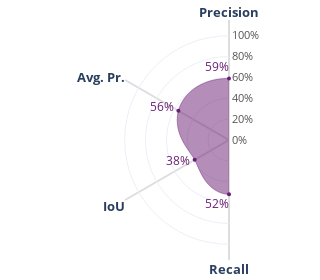

Notebook source saved alongside this figure:
### Code cell
colors = {
    "Microaneurysms": PURPLE4,
    "Hemorrhages": PURPLE4,
    "Exudates": PURPLE2,
    "Vessels": TEAL4,
    "Macula": TEAL1,
    "Optic Disc": TEAL2,
    "Optic Cup": TEAL2,
}
left_biomarkers = ["Microaneurysms", "Exudates", "Optic Disc", "Macula"]

metrics = {"Avg. Pr.": 0, "Precision": 90, "IoU": 180, "Recall": 270}
metrics = {"Precision": 0, "Avg. Pr.": 60, "IoU": 120, "Recall": 180}


def smooth_spline(thetas, radi, close=False, n=100):
    t0 = thetas[0]
    theta = []

    if close:
        thetas = thetas + [360]
        radi = list(radi) + [radi[0]]

    interpolation = scinterp.CubicSpline(
        thetas, radi, bc_type="periodic" if close else "clamped"
    )

    for t in thetas[1:]:
        theta += [np.linspace(t0, t, n)]
        t0 = t
    theta = np.concatenate(theta)

    return theta, interpolation(theta)


metrics_thetas = list(metrics.values())
metrics_name = list(metrics.keys())
metrics_bold = list(f"<b>{m}</b>" for m in metrics)
metrics_bold[0] = " " * 5 + metrics_bold[0] + " " * 5
metrics_bold[3] = " " * 5 + metrics_bold[3] + " " * 5


for i, (type, color) in enumerate(colors.items()):
    fig = go.Figure()
    data = perfs.loc[perfs["type"] == type]
    RIGHT = type not in left_biomarkers

    if RIGHT:
        thetas = metrics_thetas
    else:
        thetas = [_ + 90 for _ in metrics_thetas]
    metrics_value = data[metrics_name].values[0]
    smooth_theta, smooth_r = smooth_spline(metrics_thetas, metrics_value, close=False)
    fig.add_trace(
        go.Scatterpolar(
            theta=smooth_theta,
            r=smooth_r,
            mode="lines",
            fill="toself",
            line=dict(width=0.5, color=color),
        )
    )
    fig.add_trace(
        go.Scatterpolar(
            theta=metrics_thetas,
            r=metrics_value,
            mode="markers",
            marker=dict(
                color=color,
                size=4,
            ),
        )
    )
    fig.add_trace(
        go.Scatterpolar(
            theta=metrics_thetas,
            r=[r + offset for r, offset in zip(metrics_value, [0.1, 0.05, 0.05, 0.1])],
            text=[f"{_:.0%}" for _ in metrics_value],
            textposition="middle right" if RIGHT else "middle left",
            mode="text",
            textfont=dict(
                color=color,
            ),
        )
    )

    fig.update_layout(
        polar=dict(
            radialaxis=dict(
                showline=False,
                range=[0, 1.15],
                angle=-90 if RIGHT else 90,
                showticklabels=False,
                # tickangle=-90 if RIGHT else 90,
                # tickformat=" .1",
                # tickfont=dict(size=11, color="#555"),
                tickvals=[0, 0.2, 0.4, 0.6, 0.8, 1],
            ),
            angularaxis=dict(
                showline=False,
                tickfont_size=13,
                rotation=90,
                direction="clockwise" if RIGHT else "counterclockwise",
                tickvals=metrics_thetas,
                ticktext=metrics_bold,
                gridcolor="#ddd",
                gridwidth=2,
            ),
            sector=[-90, +90] if RIGHT else [90, 270],
        ),
        showlegend=False,
        height=280,
        width=200,
        template="plotly_white",
        margin={"t": 20, "l": 32 if RIGHT else 50, "r": 50 if RIGHT else 32, "b": 20},
    )

    if i == 0:
        fig.update_layout(
            polar_radialaxis=dict(
                showticklabels=True,
                tickangle=-90 if RIGHT else 90,
                tickformat=" .0%",
                tickfont=dict(size=11, color="#555"),
            ),
        )
    fig.show()
    fig.write_image(f"figures/autoseg/{type.replace(' ', '')}.pdf")

### Figure 1 — Plotly figure (JSON) as saved in the notebook; plotly's stock layout.template omitted (floating-point values rounded to 4 significant figures; data arrays with more than 128 entries replaced by an {"elided": "..."} marker saying what was removed)
{"data": [{"fill": "toself", "line": {"color": "#6a1e75", "width": 0.5}, "mode": "lines", "r": {"elided": "300 float values"}, "theta": {"elided": "300 float values"}, "type": "scatterpolar"}, {"marker": {"color": "#6a1e75", "size": 4}, "mode": "markers", "r": [0.59, 0.56, 0.38, 0.52], "theta": [0, 60, 120, 180], "type": "scatterpolar"}, {"mode": "text", "r": [0.69, 0.61, 0.43, 0.62], "text": ["59%", "56%", "38%", "52%"], "textfont": {"color": "#6a1e75"}, "textposition": "middle left", "theta": [0, 60, 120, 180], "type": "scatterpolar"}], "layout": {"height": 280, "margin": {"b": 20, "l": 50, "r": 32, "t": 20}, "polar": {"angularaxis": {"direction": "counterclockwise", "gridcolor": "#ddd", "gridwidth": 2, "rotation": 90, "showline": false, "tickfont": {"size": 13}, "ticktext": ["     <b>Precision</b>     ", "<b>Avg. Pr.</b>", "<b>IoU</b>", "     <b>Recall</b>     "], "tickvals": [0, 60, 120, 180]}, "radialaxis": {"angle": 90, "range": [0, 1.15], "showline": false, "showticklabels": true, "tickangle": 90, "tickfont": {"color": "#555", "size": 11}, "tickformat": " .0%", "tickvals": [0, 0.2, 0.4, 0.6, 0.8, 1]}, "sector": [90, 270]}, "showlegend": false, "width": 200}}
